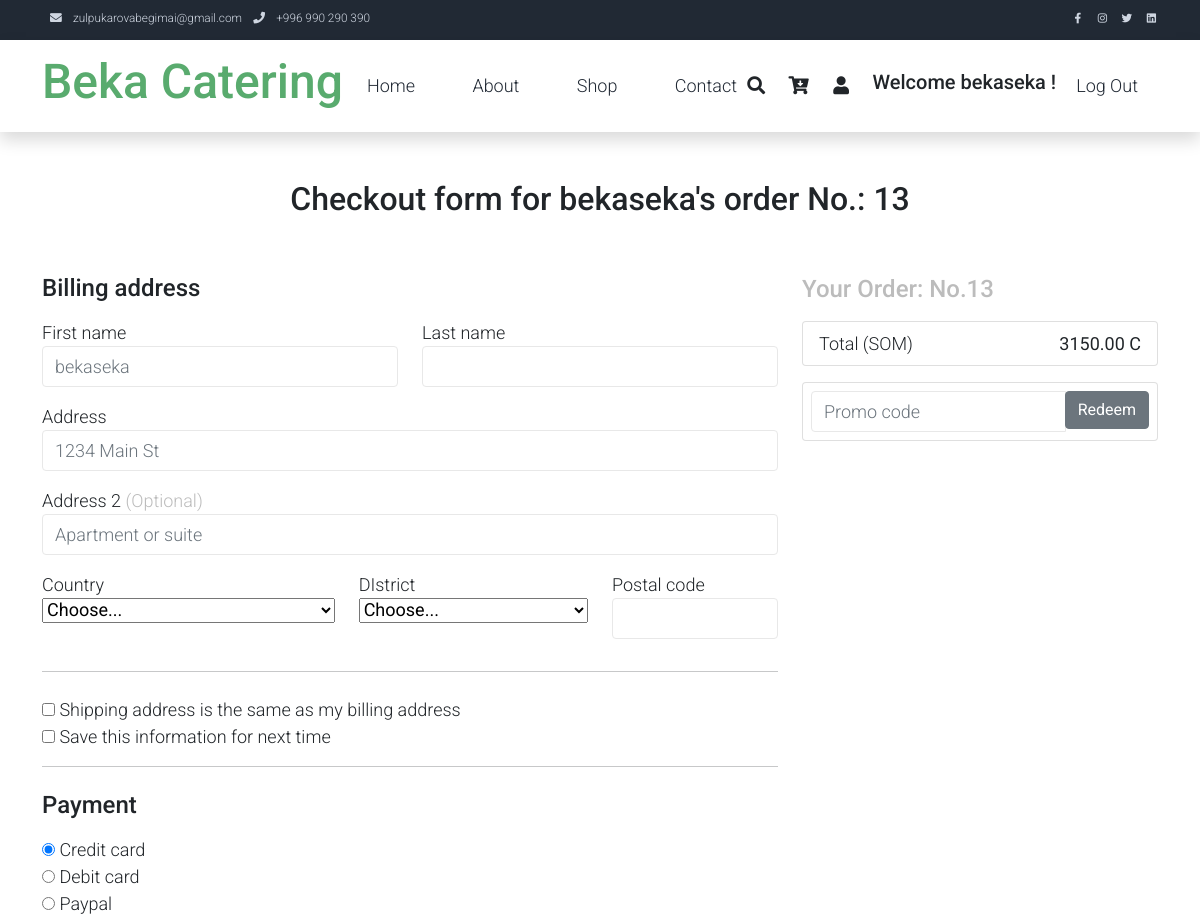
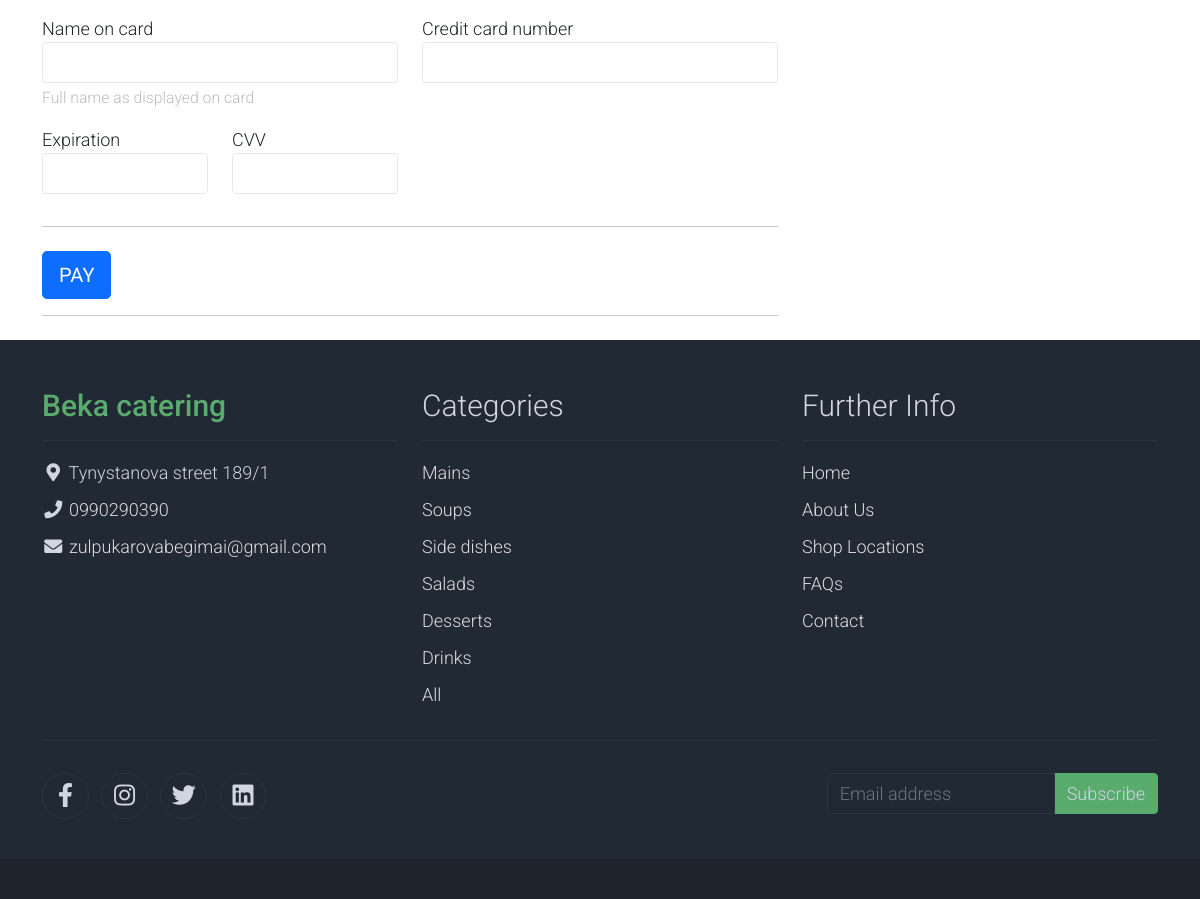
The page /checkout/13/ (signed in) on the database its author committed (2 pictures, top to bottom).
### user/models.py (models this page shows, shortened)
class Order(models.Model):
    user = models.ForeignKey(User, on_delete=models.CASCADE)
    total_price = models.DecimalField(max_digits=10, decimal_places=2)
    created_at = models.DateTimeField(auto_now_add=True)
    updated_at = models.DateTimeField(auto_now=True)
    is_completed = models.BooleanField(default=False)
    billing_address = models.TextField()
    shipping_address = models.TextField()
    payment_method = models.CharField(max_length=20)
    payment_data = models.TextField()
    comments = models.TextField(blank=True)

### user/views.py (the view)
# urls.py: path('checkout/<int:order_id>/', views.checkout, name='checkout'),
@login_required(login_url='login_view')
def checkout(request, order_id):
    order = Order.objects.get(id=order_id)
    context = {
        'order': order
    }
    return render(request, 'user/checkout.html', context)

### user/templates/user/checkout.html (shortened to what this page needs)
{% extends "main/base.html" %}
{% block content %}
{% load static %}
    <div class="container">
      <div class="py-5 text-center">
        <h2>Checkout form for {{user}}'s order No.: {{order.id}}</h2>
       </div>
      <div class="row">
        <div class="col-md-4 order-md-2 mb-4">
          <h4 class="d-flex justify-content-between align-items-center mb-3">
            <span class="text-muted">Your Order: No.{{order.id}}</span>
            <span class="badge badge-secondary badge-pill">3</span>
          </h4>
          <ul class="list-group mb-3">
            <li class="list-group-item d-flex justify-content-between">
              <span>Total (SOM)</span>
              <strong>{{order.total_price}} C</strong>
            </li>
          </ul>
          <form class="card p-2">
            <div class="input-group">
              <input type="text" class="form-control" placeholder="Promo code">
              <div class="input-group-append">
                <button type="submit" class="btn btn-secondary">Redeem</button>
              </div>
            </div>
          </form>
        </div>
        <div class="col-md-8 order-md-1">
          <h4 class="mb-3">Billing address</h4>
          <form class="needs-validation" novalidate>
            <div class="row">
              <div class="col-md-6 mb-3">
                <label for="firstName">First name</label>
                <input type="text" class="form-control" id="firstName" placeholder="{{order.user}}" value="" required>
              </div>
              <div class="col-md-6 mb-3">
                <label for="lastName">Last name</label>
                <input type="text" class="form-control" id="lastName" placeholder="" value="" required>
              </div>
            </div>
            <div class="mb-3">
              <label for="address">Address</label>
              <input type="text" class="form-control" id="address" placeholder="1234 Main St" required>
            </div>
            <div class="mb-3">
              <label for="address2">Address 2 <span class="text-muted">(Optional)</span></label>
              <input type="text" class="form-control" id="address2" placeholder="Apartment or suite">
            </div>
            <div class="row">
              <div class="col-md-5 mb-3">
                <label for="country">Country</label>
                <select class="custom-select d-block w-100" id="country" required>
                  <option value="">Choose...</option>
                </select>
              </div>
              <div class="col-md-4 mb-3">
                <label for="state">DIstrict</label>
                <select class="custom-select d-block w-100" id="state" required>
                  <option value="">Choose...</option>
                </select>
              </div>
              <div class="col-md-3 mb-3">
                <label for="zip">Postal code</label>
                <input type="text" class="form-control" id="zip" placeholder="" required>
              </div>
            </div>
            <hr class="mb-4">
            <div class="custom-control custom-checkbox">
              <input type="checkbox" class="custom-control-input" id="same-address">
              <label class="custom-control-label" for="same-address">Shipping address is the same as my billing address</label>
            </div>
            <div class="custom-control custom-checkbox">
              <input type="checkbox" class="custom-control-input" id="save-info">
              <label class="custom-control-label" for="save-info">Save this information for next time</label>
            </div>
            <hr class="mb-4">
            <h4 class="mb-3">Payment</h4>
            <div class="d-block my-3">
              <div class="custom-control custom-radio">
                <input id="credit" name="paymentMethod" type="radio" class="custom-control-input" checked required>
                <label class="custom-control-label" for="credit">Credit card</label>
              </div>
              <div class="custom-control custom-radio">
                <input id="debit" name="paymentMethod" type="radio" class="custom-control-input" required>
                <label class="custom-control-label" for="debit">Debit card</label>
              </div>
              <div class="custom-control custom-radio">
                <input id="paypal" name="paymentMethod" type="radio" class="custom-control-input" required>
                <label class="custom-control-label" for="paypal">Paypal</label>
              </div>
            </div>
            <div class="row">
              <div class="col-md-6 mb-3">
                <label for="cc-name">Name on card</label>
                <input type="text" class="form-control" id="cc-name" placeholder="" required>
                <small class="text-muted">Full name as displayed on card</small>
              </div>
              <div class="col-md-6 mb-3">
                <label for="cc-number">Credit card number</label>
                <input type="text" class="form-control" id="cc-number" placeholder="" required>
              </div>
            </div>
            <div class="row">
              <div class="col-md-3 mb-3">
                <label for="cc-expiration">Expiration</label>
                <input type="text" class="form-control" id="cc-expiration" placeholder="" required>
              </div>
              <div class="col-md-3 mb-3">
                <label for="cc-expiration">CVV</label>
                <input type="text" class="form-control" id="cc-cvv" placeholder="" required>
              </div>
            </div>
            <hr class="mb-4">
            <button class="btn btn-primary btn-lg btn-block" type="submit">PAY</button>
            <hr class="mb-4">
          </form>
        </div>
      </div>
    </div>
{% endblock %}

### main/templates/main/base.html (shortened to what this page needs)
<!DOCTYPE html>
<html lang="en">
<head >
    {% load static %}
    <link rel="stylesheet" href=" {% static 'assets/css/bootstrap.min.css' %}">
    <link rel="stylesheet" href="{% static 'assets/css/templatemo.css' %}">
    <link rel="stylesheet" href=" {% static 'assets/css/custom.css' %}">
    <link rel="stylesheet" href="{% static 'assets/css/fontawesome.min.css' %}">
</head>
<body id='body-id'>
    <nav class="navbar navbar-expand-lg bg-dark navbar-light d-none d-lg-block" id="templatemo_nav_top">
        <div class="container text-light">
            <div class="w-100 d-flex justify-content-between">
                <div>
                    <i class="fa fa-envelope mx-2"></i>
                    <a class="navbar-sm-brand text-light text-decoration-none" href="mailto:info@company.com">zulpukarovabegimai@gmail.com</a>
                    <i class="fa fa-phone mx-2"></i>
                    <a class="navbar-sm-brand text-light text-decoration-none" href="tel:010-020-0340">+996 990 290 390</a>
                </div>
                <div>
                    <a class="text-light" href="https://www.facebook.com/profile.php?id=100074768593144" target="_blank" rel="sponsored"><i class="fab fa-facebook-f fa-sm fa-fw me-2"></i></a>
                    <a class="text-light" href="https://www.instagram.com/bekasekadiskoteka" target="_blank"><i class="fab fa-instagram fa-sm fa-fw me-2"></i></a>
                    <a class="text-light" href="https://twitter.com/featheredlegs" target="_blank"><i class="fab fa-twitter fa-sm fa-fw me-2"></i></a>
                    <a class="text-light" href="https://kg.linkedin.com/in/begimai-zulpukarova-96716958" target="_blank"><i class="fab fa-linkedin fa-sm fa-fw"></i></a>
                </div>
            </div>
        </div>
    </nav>
    <nav class="navbar navbar-expand-lg navbar-light shadow">
        <div class="container d-flex justify-content-between align-items-center">
            <a class="navbar-brand text-success logo h1 align-self-center" href="{% url 'index' %}">
                Beka Catering
            </a>
            <div class="align-self-center collapse navbar-collapse flex-fill  d-lg-flex justify-content-lg-between" id="templatemo_main_nav">
                <div class="flex-fill">
                    <ul class="nav navbar-nav d-flex justify-content-between mx-lg-auto">
                        <li class="nav-item">
                            <a class="nav-link" href="{% url 'index' %}">Home</a>
                        </li>
                        <li class="nav-item">
                            <a class="nav-link" href="{% url 'about' %}">About</a>
                        </li>
                        <li class="nav-item">
                            <a class="nav-link" href="{% url 'product_list' %}">Shop</a>
                        </li>
                        <li class="nav-item">
                            <a class="nav-link" href="{% url 'contact' %}">Contact</a>
                        </li>
                    </ul>
                </div>
                <div class="navbar align-self-center d-flex">
                    <a class="nav-icon d-none d-lg-inline" href="#" data-bs-toggle="modal" data-bs-target="#templatemo_search">
                        <i class="fa fa-fw fa-search text-dark mr-2"></i>
                    </a>
                       <a class="nav-icon position-relative text-decoration-none" href="{% url 'view_cart' %}">
                        <i class="fa fa-fw fa-cart-arrow-down text-dark mr-1"></i>
                    </a>
                    <a class="nav-icon position-relative text-decoration-none" href="{% url 'user' %}">
                        <i class="fa fa-fw fa-user text-dark mr-3"></i>
                    </a>
                    {% if user.is_authenticated %}
                        <h5 class="nav-icon position-relative text-decoration-none">Welcome {{ user.username }} !</h5>
                        <a class="nav-icon position-relative text-decoration-none" href="{% url 'logout_view' %}">Log Out</a>
                    {% else %}
                        <a class="nav-icon position-relative text-decoration-none" href="{% url 'login_view' %}">Log In</a>
                        <a class="nav-icon position-relative text-decoration-none" href="{% url 'register' %}">Register</a>
                    {% endif %}
                </div>
            </div>
        </div>
    </nav>
    <main>
        {% block content %}{% endblock %}
    </main>
    <footer class="bg-dark" id="tempaltemo_footer">
        <div class="container">
            <div class="row">
                <div class="col-md-4 pt-5">
                    <h2 class="h2 text-success border-bottom pb-3 border-light logo">Beka catering</h2>
                    <ul class="list-unstyled text-light footer-link-list">
                        <li>
                            <i class="fas fa-map-marker-alt fa-fw"></i>
                            Tynystanova street 189/1
                        </li>
                        <li>
                            <i class="fa fa-phone fa-fw"></i>
                            <a class="text-decoration-none" href="tel:010-020-0340">0990290390</a>
                        </li>
                        <li>
                            <i class="fa fa-envelope fa-fw"></i>
                            <a class="text-decoration-none" href="mailto:info@company.com">zulpukarovabegimai@gmail.com</a>
                        </li>
                    </ul>
                </div>
                <div class="col-md-4 pt-5">
                    <h2 class="h2 text-light border-bottom pb-3 border-light">Categories</h2>
                    <ul class="list-unstyled text-light footer-link-list">
                        <li><a class="text-decoration-none" href="{% url 'filter_products' category='MA' %}">Mains</a></li>
                        <li><a class="text-decoration-none" href="{% url 'filter_products' category='SO' %}">Soups</a></li>
                        <li><a class="text-decoration-none" href="{% url 'filter_products' category='SI' %}">Side dishes</a></li>
                        <li><a class="text-decoration-none" href="{% url 'filter_products' category='SA' %}">Salads</a></li>
                        <li><a class="text-decoration-none" href="{% url 'filter_products' category='DE' %}">Desserts</a></li>
                        <li><a class="text-decoration-none" href="{% url 'filter_products' category='DR' %}">Drinks</a></li>
                        <li><a class="text-decoration-none" href="{% url 'product_list' %}">All</a></li>
                    </ul>
                </div>
                <div class="col-md-4 pt-5">
                    <h2 class="h2 text-light border-bottom pb-3 border-light">Further Info</h2>
                    <ul class="list-unstyled text-light footer-link-list">
                        <li><a class="text-decoration-none" href="{% url 'index' %}">Home</a></li>
                        <li><a class="text-decoration-none" href="{% url 'about' %}">About Us</a></li>
                        <li><a class="text-decoration-none" href="#">Shop Locations</a></li>
                        <li><a class="text-decoration-none" href="#">FAQs</a></li>
                        <li><a class="text-decoration-none" href="{% url 'contact' %}">Contact</a></li>
                    </ul>
                </div>
            </div>
            <div class="row text-light mb-4">
                <div class="col-12 mb-3">
                    <div class="w-100 my-3 border-top border-light"></div>
                </div>
                <div class="col-auto me-auto">
                    <ul class="list-inline text-left footer-icons">
                        <li class="list-inline-item border border-light rounded-circle text-center">
                            <a class="text-light text-decoration-none" target="_blank" href="http://facebook.com/"><i class="fab fa-facebook-f fa-lg fa-fw"></i></a>
                        </li>
                        <li class="list-inline-item border border-light rounded-circle text-center">
                            <a class="text-light text-decoration-none" target="_blank" href="https://www.instagram.com/"><i class="fab fa-instagram fa-lg fa-fw"></i></a>
                        </li>
                        <li class="list-inline-item border border-light rounded-circle text-center">
                            <a class="text-light text-decoration-none" target="_blank" href="https://twitter.com/"><i class="fab fa-twitter fa-lg fa-fw"></i></a>
                        </li>
                        <li class="list-inline-item border border-light rounded-circle text-center">
                            <a class="text-light text-decoration-none" target="_blank" href="https://www.linkedin.com/"><i class="fab fa-linkedin fa-lg fa-fw"></i></a>
                        </li>
                    </ul>
                </div>
                <div class="col-auto">
                    <div class="input-group mb-2">
                        <input type="text" class="form-control bg-dark border-light" id="subscribeEmail" placeholder="Email address">
                        <div class="input-group-text btn-success text-light">Subscribe</div>
                    </div>
                </div>
            </div>
        </div>
        <div class="w-100 bg-black py-3">
            <div class="container">
                <div class="row pt-2">
                </div>
            </div>
        </div>
    </footer>
</body>
</html>

### rows shown on the page
Order: id "13", total_price "3150.00", user "bekaseka"

### other values the page prints
{{ user.username }} "bekaseka"
{{ user }} "bekaseka"
